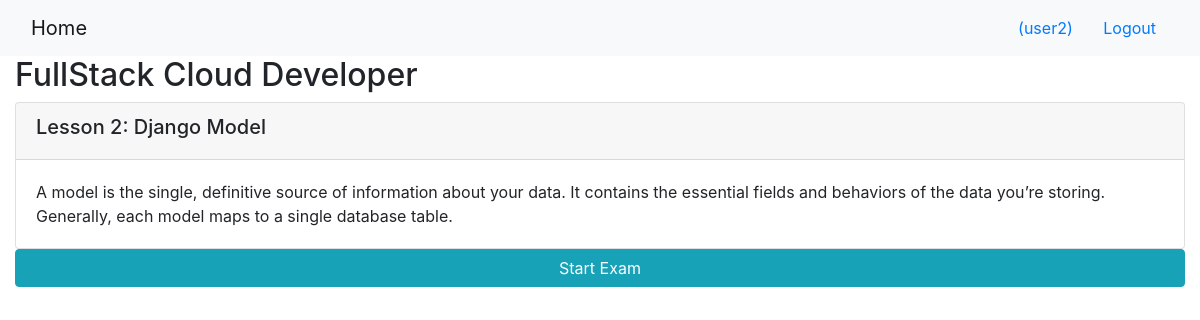
Screenshot of /onlinecourse/1/ (signed in) with the database file from the repository.
### onlinecourse/models.py (models this page shows, shortened)
class Course(models.Model):
    name = models.CharField(null=False, max_length=30, default='online course')
    image = models.ImageField(upload_to='course_images/')
    description = models.CharField(max_length=1000)
    pub_date = models.DateField(null=True)
    instructors = models.ManyToManyField(Instructor)
    users = models.ManyToManyField(settings.AUTH_USER_MODEL, through='Enrollment')
    total_enrollment = models.IntegerField(default=0)
    is_enrolled = False

class Lesson(models.Model):
    title = models.CharField(max_length=200, default="title")
    order = models.IntegerField(default=0)
    course = models.ForeignKey(Course, on_delete=models.CASCADE)
    content = models.TextField()

### onlinecourse/views.py (the view)
# urls.py: path('<int:pk>/', views.CourseDetailView.as_view(), name='course_details'),
class CourseDetailView(generic.DetailView):
    model = Course
    template_name = 'onlinecourse/course_detail_bootstrap.html'

### onlinecourse/templates/onlinecourse/course_detail_bootstrap.html (shortened to what this page needs)
<!DOCTYPE html>
<html lang="en">
<head>
     {% load static %}
    <link rel="stylesheet" href="https://maxcdn.bootstrapcdn.com/bootstrap/4.5.2/css/bootstrap.min.css">
</head>
<body>
    <nav class="navbar navbar-light bg-light">
        <div class="container-fluid">
            <div class="navbar-header">
                  <a class="navbar-brand" href="{% url 'onlinecourse:index' %}">Home</a>
            </div>
            <ul class="nav navbar-nav navbar-right">
                {% if user.is_authenticated %}
                <li>
                    <a class="btn btn-link" href="#">{{ user.first_name }}({{ user.username }})</a>
                    <a class="btn btn-link" href="{% url 'onlinecourse:logout' %}">Logout</a>
                </li>
                {% endif %}
            </ul>
        </div>
    </nav>
    <div class="container-fluid">
            <h2>{{ course.name }}</h2>
            <div class="card-columns-vertical">
                {% for lesson in course.lesson_set.all %}
                    <div class="card mt-1">
                        <div class="card-header"><h5>Lesson {{lesson.order|add:1}}: {{lesson.title}}</h5></div>
                        <div class="card-body">{{lesson.content}}</div>
                    </div>
                {% endfor %}
            </div>
            <button data-toggle="collapse" data-target="#exam"
                 class="btn btn-info" role="button" style="width:100%">
                Start Exam</button>
    </div>
</body>
</html>

### rows the page displays
Course: name "FullStack Cloud Developer"
Lesson: order|add "2", title "Django Model", content "A model is the single, definitive source of information about your data. It contains the essential fields and behaviors of the data you’re storing. Generally, each model maps to a single database table."

### other values shown
{{ user.username }} "user2"
